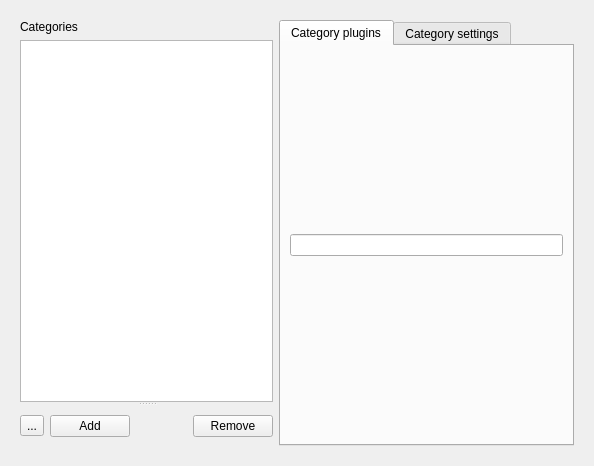
<?xml version="1.0" encoding="UTF-8"?>
<ui version="4.0">
 <class>categoriesPage</class>
 <widget class="QWidget" name="categoriesPage">
  <property name="geometry">
   <rect>
    <x>0</x>
    <y>0</y>
    <width>594</width>
    <height>466</height>
   </rect>
  </property>
  <property name="windowTitle">
   <string comment="KDE::DoNotExtract">Form</string>
  </property>
  <layout class="QHBoxLayout" name="horizontalLayout">
   <item>
    <widget class="QStackedWidget" name="stackedWidget">
     <property name="currentIndex">
      <number>0</number>
     </property>
     <widget class="QWidget" name="mainPage">
      <layout class="QHBoxLayout" name="horizontalLayout_2">
       <item>
        <widget class="QSplitter" name="splitter_2">
         <property name="orientation">
          <enum>Qt::Vertical</enum>
         </property>
         <widget class="QWidget" name="layoutWidget">
          <layout class="QVBoxLayout" name="verticalLayout_2">
           <item>
            <widget class="QLabel" name="label_4">
             <property name="text">
              <string>Categories</string>
             </property>
            </widget>
           </item>
           <item>
            <widget class="KListWidget" name="enabled_categories_listwidget"/>
           </item>
          </layout>
         </widget>
         <widget class="QWidget" name="layoutWidget_2">
          <layout class="QHBoxLayout" name="horizontalLayout_4">
           <item>
            <widget class="QToolButton" name="toolButton">
             <property name="text">
              <string>...</string>
             </property>
            </widget>
           </item>
           <item>
            <widget class="KPushButton" name="kpushbutton">
             <property name="text">
              <string>Add</string>
             </property>
            </widget>
           </item>
           <item>
            <spacer name="horizontalSpacer_3">
             <property name="orientation">
              <enum>Qt::Horizontal</enum>
             </property>
             <property name="sizeHint" stdset="0">
              <size>
               <width>40</width>
               <height>20</height>
              </size>
             </property>
            </spacer>
           </item>
           <item>
            <widget class="KPushButton" name="kpushbutton_3">
             <property name="text">
              <string>Remove</string>
             </property>
            </widget>
           </item>
          </layout>
         </widget>
        </widget>
       </item>
       <item>
        <widget class="KTabWidget" name="category_tabwidget">
         <property name="currentIndex">
          <number>0</number>
         </property>
         <widget class="QWidget" name="plugins_tab">
          <attribute name="title">
           <string>Category plugins</string>
          </attribute>
          <layout class="QVBoxLayout" name="verticalLayout">
           <item>
            <widget class="KListWidgetSearchLine" name="klistwidgetsearchline"/>
           </item>
          </layout>
         </widget>
         <widget class="QWidget" name="tab">
          <attribute name="title">
           <string>Category settings</string>
          </attribute>
          <layout class="QHBoxLayout" name="horizontalLayout_11">
           <item>
            <widget class="QScrollArea" name="scrollArea">
             <property name="widgetResizable">
              <bool>true</bool>
             </property>
             <widget class="QWidget" name="scrollAreaWidgetContents">
              <property name="geometry">
               <rect>
                <x>0</x>
                <y>0</y>
                <width>294</width>
                <height>406</height>
               </rect>
              </property>
              <layout class="QVBoxLayout" name="verticalLayout_7">
               <item>
                <layout class="QGridLayout" name="gridLayout_2">
                 <item row="0" column="0">
                  <widget class="QLabel" name="label_6">
                   <property name="text">
                    <string>Query</string>
                   </property>
                  </widget>
                 </item>
                 <item row="0" column="2">
                  <widget class="KPushButton" name="query_show_button">
                   <property name="text">
                    <string>show&gt;&gt;</string>
                   </property>
                   <property name="checkable">
                    <bool>true</bool>
                   </property>
                  </widget>
                 </item>
                 <item row="1" column="0" colspan="3">
                  <widget class="KTextEdit" name="query_edit">
                   <property name="documentTitle">
                    <string/>
                   </property>
                   <property name="acceptRichText">
                    <bool>false</bool>
                   </property>
                  </widget>
                 </item>
                 <item row="0" column="1">
                  <spacer name="horizontalSpacer_5">
                   <property name="orientation">
                    <enum>Qt::Horizontal</enum>
                   </property>
                   <property name="sizeHint" stdset="0">
                    <size>
                     <width>40</width>
                     <height>20</height>
                    </size>
                   </property>
                  </spacer>
                 </item>
                </layout>
               </item>
               <item>
                <layout class="QGridLayout" name="gridLayout_4">
                 <item row="0" column="0">
                  <widget class="QLabel" name="label_9">
                   <property name="text">
                    <string>Query prefix</string>
                   </property>
                  </widget>
                 </item>
                 <item row="0" column="2">
                  <widget class="KPushButton" name="prefix_show_button">
                   <property name="text">
                    <string>show&gt;&gt;</string>
                   </property>
                   <property name="checkable">
                    <bool>true</bool>
                   </property>
                  </widget>
                 </item>
                 <item row="0" column="1">
                  <spacer name="horizontalSpacer_7">
                   <property name="orientation">
                    <enum>Qt::Horizontal</enum>
                   </property>
                   <property name="sizeHint" stdset="0">
                    <size>
                     <width>40</width>
                     <height>20</height>
                    </size>
                   </property>
                  </spacer>
                 </item>
                 <item row="1" column="0" colspan="3">
                  <widget class="KTextEdit" name="query_prefix_edit">
                   <property name="documentTitle">
                    <string/>
                   </property>
                   <property name="acceptRichText">
                    <bool>false</bool>
                   </property>
                  </widget>
                 </item>
                </layout>
               </item>
               <item>
                <layout class="QHBoxLayout" name="horizontalLayout_5">
                 <item>
                  <widget class="QLabel" name="label_7">
                   <property name="text">
                    <string>Polling interval</string>
                   </property>
                  </widget>
                 </item>
                 <item>
                  <spacer name="horizontalSpacer_8">
                   <property name="orientation">
                    <enum>Qt::Horizontal</enum>
                   </property>
                   <property name="sizeHint" stdset="0">
                    <size>
                     <width>40</width>
                     <height>20</height>
                    </size>
                   </property>
                  </spacer>
                 </item>
                 <item>
                  <widget class="KIntSpinBox" name="interval_spinbox"/>
                 </item>
                </layout>
               </item>
               <item>
                <layout class="QHBoxLayout" name="horizontalLayout_13">
                 <item>
                  <widget class="QLabel" name="label_16">
                   <property name="text">
                    <string>Plugin select algorithm</string>
                   </property>
                  </widget>
                 </item>
                 <item>
                  <spacer name="horizontalSpacer_15">
                   <property name="orientation">
                    <enum>Qt::Horizontal</enum>
                   </property>
                   <property name="sizeHint" stdset="0">
                    <size>
                     <width>40</width>
                     <height>20</height>
                    </size>
                   </property>
                  </spacer>
                 </item>
                 <item>
                  <widget class="KComboBox" name="plugin_algo_combobox">
                   <property name="autoCompletion">
                    <bool>false</bool>
                   </property>
                   <item>
                    <property name="text">
                     <string>All</string>
                    </property>
                   </item>
                   <item>
                    <property name="text">
                     <string>Stepwise</string>
                    </property>
                   </item>
                  </widget>
                 </item>
                </layout>
               </item>
               <item>
                <spacer name="verticalSpacer">
                 <property name="orientation">
                  <enum>Qt::Vertical</enum>
                 </property>
                 <property name="sizeHint" stdset="0">
                  <size>
                   <width>20</width>
                   <height>40</height>
                  </size>
                 </property>
                </spacer>
               </item>
              </layout>
             </widget>
            </widget>
           </item>
          </layout>
         </widget>
        </widget>
       </item>
      </layout>
     </widget>
     <widget class="QWidget" name="managePage">
      <widget class="KActionSelector" name="kactionselector">
       <property name="geometry">
        <rect>
         <x>0</x>
         <y>20</y>
         <width>584</width>
         <height>371</height>
        </rect>
       </property>
      </widget>
     </widget>
     <widget class="QWidget" name="page_2"/>
    </widget>
   </item>
  </layout>
 </widget>
 <customwidgets>
  <customwidget>
   <class>KIntSpinBox</class>
   <extends>QSpinBox</extends>
   <header>knuminput.h</header>
  </customwidget>
  <customwidget>
   <class>KListWidget</class>
   <extends>QListWidget</extends>
   <header>klistwidget.h</header>
  </customwidget>
  <customwidget>
   <class>KPushButton</class>
   <extends>QPushButton</extends>
   <header>kpushbutton.h</header>
  </customwidget>
  <customwidget>
   <class>KLineEdit</class>
   <extends>QLineEdit</extends>
   <header>klineedit.h</header>
  </customwidget>
  <customwidget>
   <class>KComboBox</class>
   <extends>QComboBox</extends>
   <header>kcombobox.h</header>
  </customwidget>
  <customwidget>
   <class>KTabWidget</class>
   <extends>QTabWidget</extends>
   <header>ktabwidget.h</header>
   <container>1</container>
  </customwidget>
  <customwidget>
   <class>KActionSelector</class>
   <extends>QWidget</extends>
   <header>kactionselector.h</header>
  </customwidget>
  <customwidget>
   <class>KListWidgetSearchLine</class>
   <extends>KLineEdit</extends>
   <header>klistwidgetsearchline.h</header>
  </customwidget>
  <customwidget>
   <class>KTextEdit</class>
   <extends>QTextEdit</extends>
   <header>ktextedit.h</header>
  </customwidget>
 </customwidgets>
 <resources/>
 <connections>
  <connection>
   <sender>query_show_button</sender>
   <signal>toggled(bool)</signal>
   <receiver>query_edit</receiver>
   <slot>setVisible(bool)</slot>
   <hints>
    <hint type="sourcelabel">
     <x>525</x>
     <y>55</y>
    </hint>
    <hint type="destinationlabel">
     <x>435</x>
     <y>130</y>
    </hint>
   </hints>
  </connection>
  <connection>
   <sender>prefix_show_button</sender>
   <signal>toggled(bool)</signal>
   <receiver>query_prefix_edit</receiver>
   <slot>setVisible(bool)</slot>
   <hints>
    <hint type="sourcelabel">
     <x>515</x>
     <y>234</y>
    </hint>
    <hint type="destinationlabel">
     <x>460</x>
     <y>293</y>
    </hint>
   </hints>
  </connection>
 </connections>
</ui>
